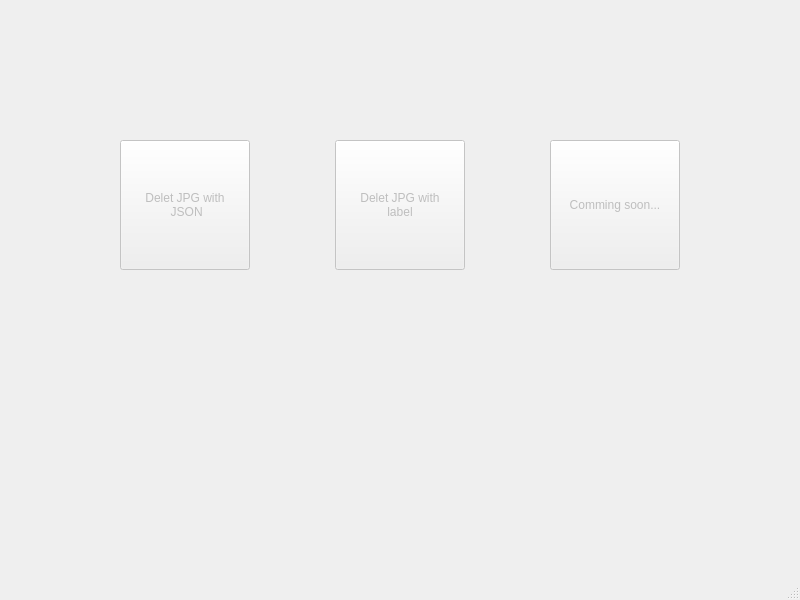
<?xml version="1.0" encoding="UTF-8"?>
<ui version="4.0">
 <class>MainWindow</class>
 <widget class="QMainWindow" name="MainWindow">
  <property name="enabled">
   <bool>false</bool>
  </property>
  <property name="geometry">
   <rect>
    <x>0</x>
    <y>0</y>
    <width>800</width>
    <height>600</height>
   </rect>
  </property>
  <property name="windowTitle">
   <string>Data_Tools</string>
  </property>
  <widget class="QWidget" name="centralwidget">
   <widget class="QPushButton" name="pushButton">
    <property name="geometry">
     <rect>
      <x>120</x>
      <y>140</y>
      <width>130</width>
      <height>130</height>
     </rect>
    </property>
    <property name="text">
     <string>Delet JPG with
 JSON</string>
    </property>
   </widget>
   <widget class="QPushButton" name="pushButton_2">
    <property name="geometry">
     <rect>
      <x>335</x>
      <y>140</y>
      <width>130</width>
      <height>130</height>
     </rect>
    </property>
    <property name="text">
     <string>Delet JPG with 
label</string>
    </property>
   </widget>
   <widget class="QPushButton" name="pushButton_3">
    <property name="geometry">
     <rect>
      <x>550</x>
      <y>140</y>
      <width>130</width>
      <height>130</height>
     </rect>
    </property>
    <property name="text">
     <string>Comming soon...</string>
    </property>
   </widget>
  </widget>
  <widget class="QMenuBar" name="menubar">
   <property name="geometry">
    <rect>
     <x>0</x>
     <y>0</y>
     <width>800</width>
     <height>22</height>
    </rect>
   </property>
  </widget>
  <widget class="QStatusBar" name="statusbar"/>
 </widget>
 <resources/>
 <connections/>
</ui>
